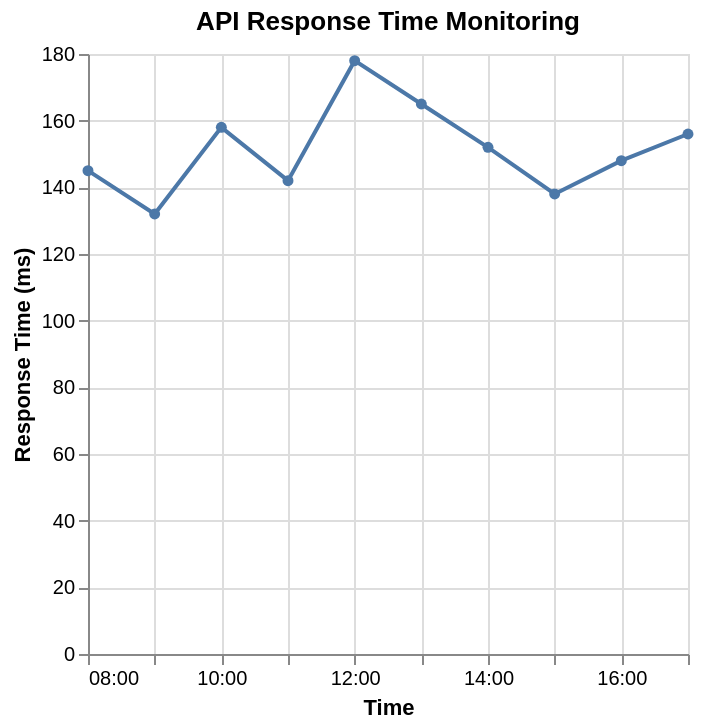

Describe this chart as a Vega-Lite specification.
### Vega-Lite specification from a JSON file in a GitHub repository (floating-point values rounded to 4 significant figures)
{"$schema": "https://vega.github.io/schema/vega-lite/v5.json", "description": "API response time monitoring", "data": {"values": [{"timestamp": "2024-11-27T08:00:00", "responseTime": 145}, {"timestamp": "2024-11-27T09:00:00", "responseTime": 132}, {"timestamp": "2024-11-27T10:00:00", "responseTime": 158}, {"timestamp": "2024-11-27T11:00:00", "responseTime": 142}, {"timestamp": "2024-11-27T12:00:00", "responseTime": 178}, {"timestamp": "2024-11-27T13:00:00", "responseTime": 165}, {"timestamp": "2024-11-27T14:00:00", "responseTime": 152}, {"timestamp": "2024-11-27T15:00:00", "responseTime": 138}, {"timestamp": "2024-11-27T16:00:00", "responseTime": 148}, {"timestamp": "2024-11-27T17:00:00", "responseTime": 156}]}, "mark": {"type": "line", "point": true, "strokeWidth": 2}, "encoding": {"x": {"field": "timestamp", "type": "temporal", "axis": {"title": "Time", "format": "%H:%M"}}, "y": {"field": "responseTime", "type": "quantitative", "axis": {"title": "Response Time (ms)"}}, "tooltip": [{"field": "timestamp", "type": "temporal", "format": "%H:%M"}, {"field": "responseTime", "type": "quantitative", "title": "Response (ms)"}]}, "title": "API Response Time Monitoring"}
